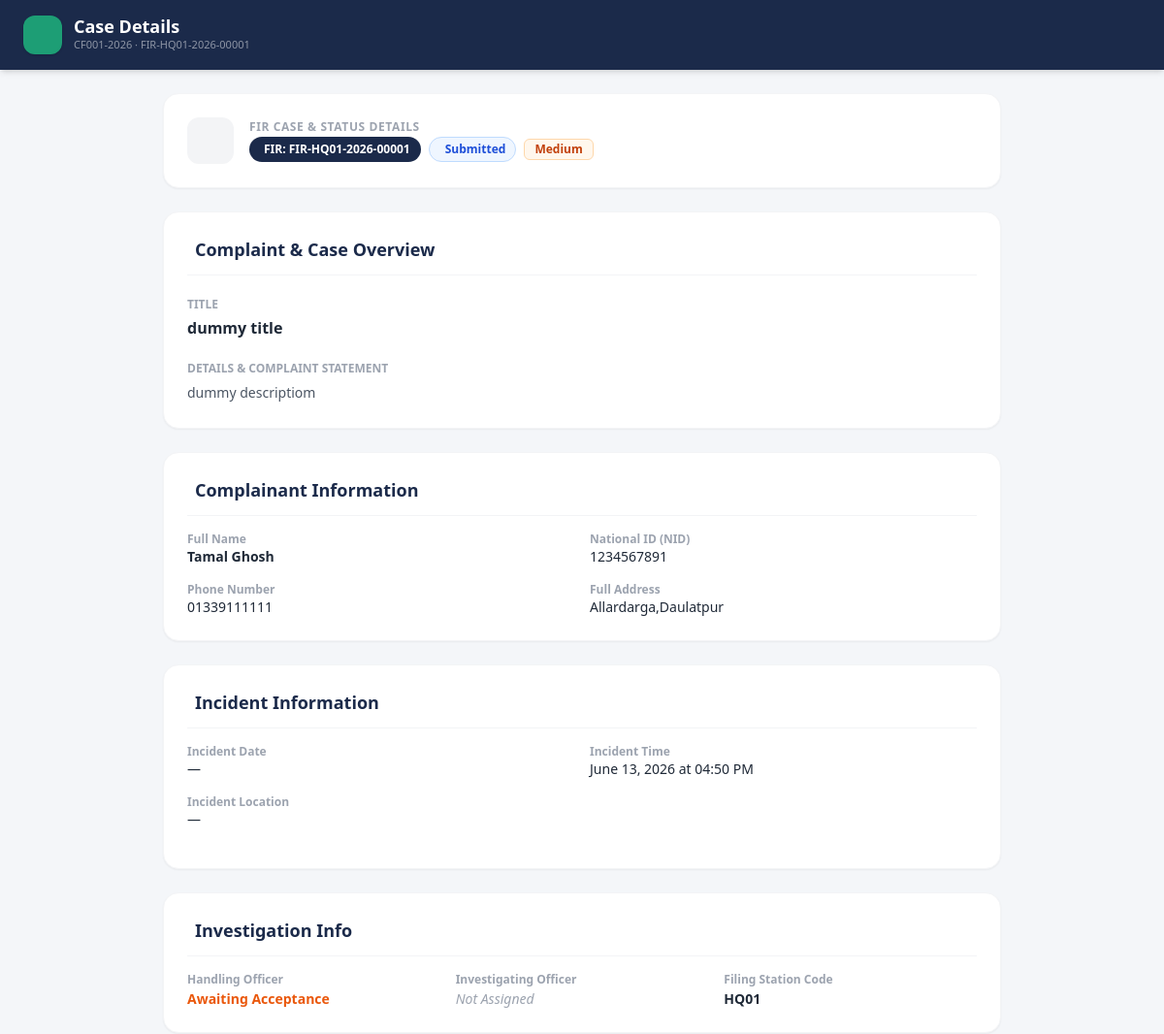
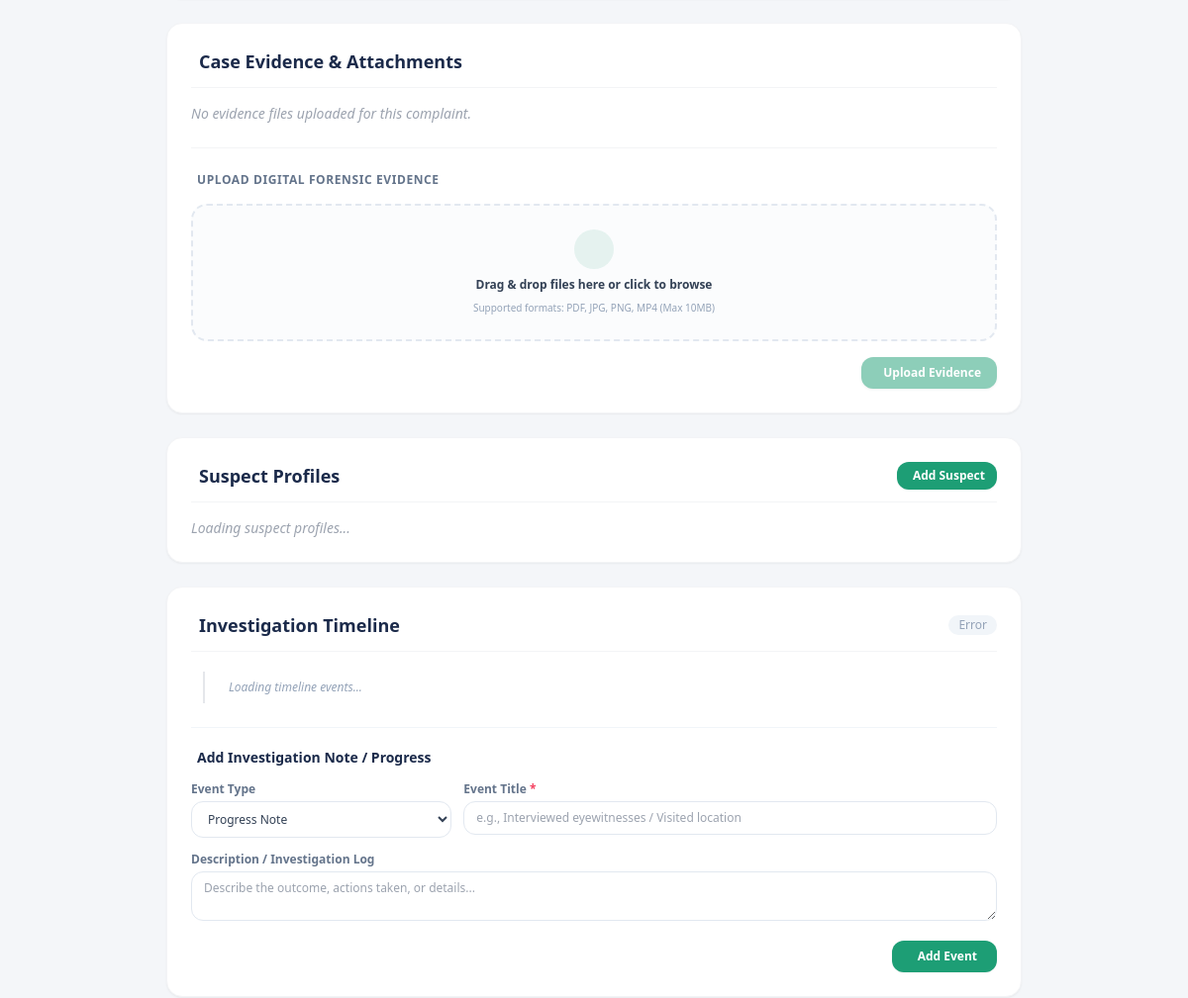
The page /case-details.php?id=1 (signed in, upper part) on the database as committed earlier (2 pictures, top to bottom).
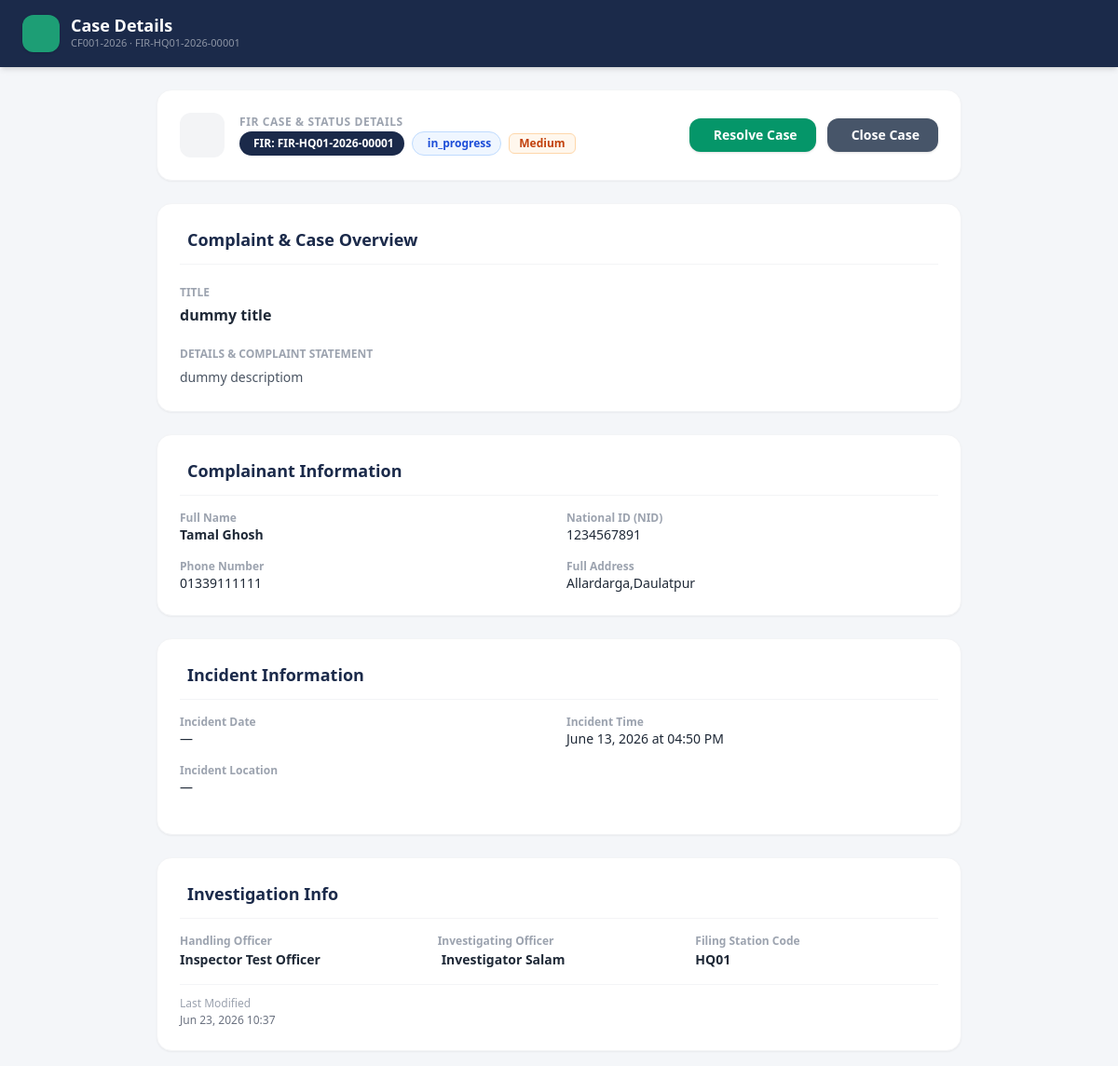
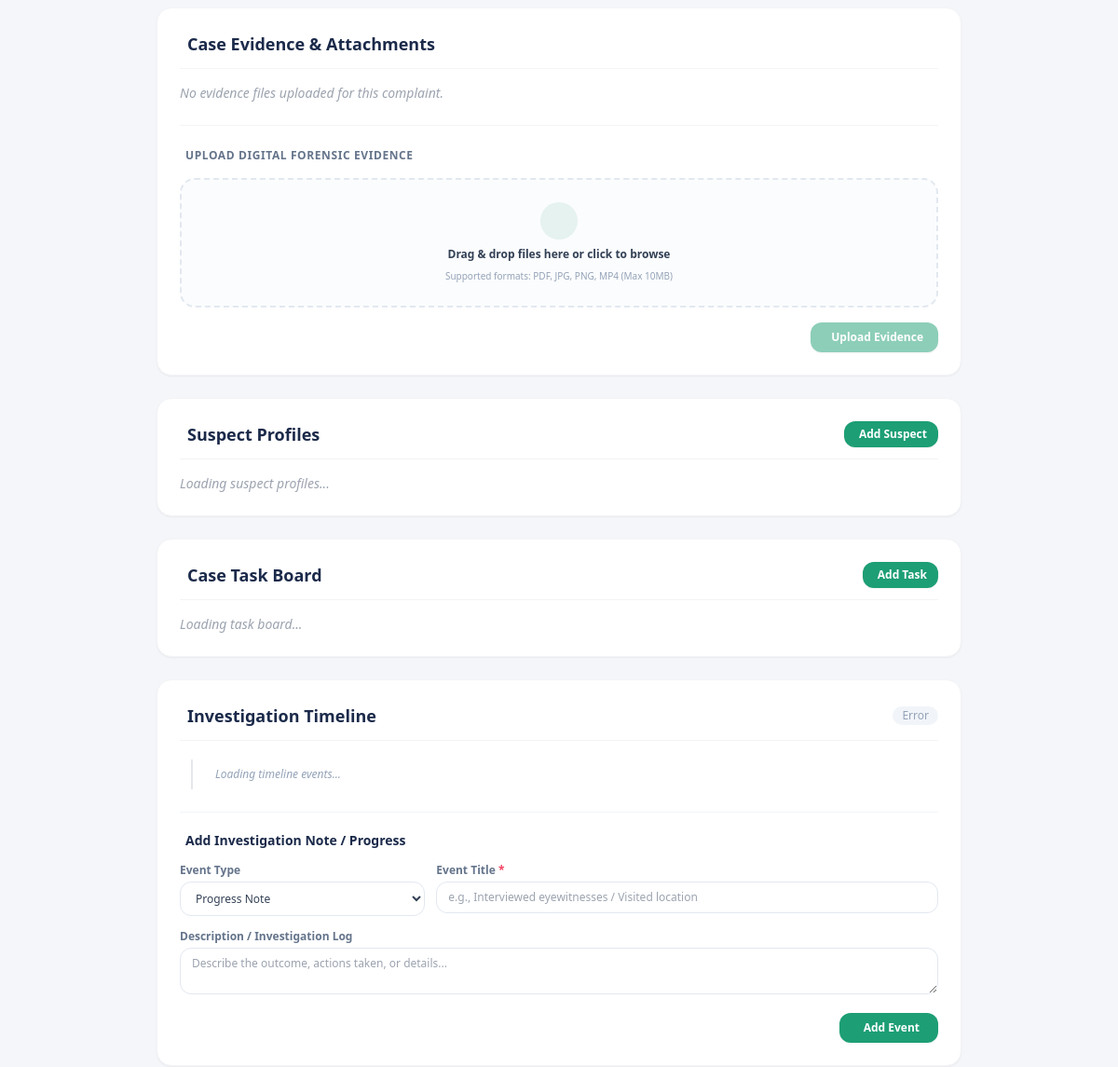
The same page on the database as committed later (2 pictures, top to bottom).
### tables this page shows
CREATE TABLE cases (
            id              INTEGER PRIMARY KEY AUTOINCREMENT,
            citizen_id      INTEGER NOT NULL,
            case_number     TEXT    NOT NULL UNIQUE,
            title           TEXT    NOT NULL,
            description     TEXT    NOT NULL,
            status          TEXT    NOT NULL DEFAULT 'open' CHECK(status IN ('open','in_progress','resolved','closed')),
            priority        TEXT    NOT NULL DEFAULT 'low' CHECK(priority IN ('low','medium','high')),
            created_at      TEXT    NOT NULL DEFAULT (datetime('now')), fir_number TEXT, complainant_name TEXT, complainant_nid TEXT, complainant_phone TEXT, complainant_address TEXT, incident_date TEXT, incident_time TEXT, incident_location TEXT, incident_description TEXT, sections_applied TEXT, witness_details TEXT, officer_id INTEGER, station_code TEXT, investigating_officer TEXT, modified_by INTEGER, modified_at TEXT, investigator_id INTEGER,
            FOREIGN KEY (citizen_id) REFERENCES citizens(id) ON DELETE CASCADE
        );

### case-details.php (the view, shortened to what the changed rows need)
<?php
$db = get_db();
$caseId = isset($_GET['id']) ? (int)$_GET['id'] : 0;
try {
    $stmt = $db->prepare("
        SELECT c.*,
               COALESCE(o.full_name, u_off.full_name) as officer_name,
               COALESCE(ct.full_name, u_cit.full_name) as citizen_name,
               COALESCE(ct.phone, u_cit.phone) as citizen_phone,
               COALESCE(ct.email, u_cit.email) as citizen_email,
               COALESCE(ct.national_id, u_cit.national_id) as citizen_nid,
               COALESCE(ct.address, u_cit.address) as citizen_address
        FROM cases c
        LEFT JOIN officers o ON c.officer_id = o.id
        LEFT JOIN citizens ct ON c.citizen_id = ct.id
        LEFT JOIN users u_cit ON c.citizen_id = u_cit.id
        LEFT JOIN users u_off ON c.officer_id = u_off.id
        WHERE c.id = ?
    ");
    $stmt->execute([$caseId]);
    $case = $stmt->fetch();
    $role = $_SESSION['role'] ?? '';
    $currentUserRole = $role;
    $currentUserId = 0;
    if (!empty($_SESSION['officer_id'])) {
        $currentUserId = (int)$_SESSION['officer_id'];
    } elseif (!empty($_SESSION['user_id'])) {
        $currentUserId = (int)$_SESSION['user_id'];
    } elseif (!empty($_SESSION['citizen_id'])) {
        $currentUserId = (int)$_SESSION['citizen_id'];
    }
    $hasFullInvestigationAccess = false;
    if ($currentUserRole === 'Admin' || $currentUserRole === 'Officer' || $currentUserRole === 'FIR Officer' || $currentUserRole === 'Supervisor') {
        $hasFullInvestigationAccess = true;
    } elseif ($currentUserRole === 'Investigator') {
        if ((int)$case['investigator_id'] === $currentUserId) {
            $hasFullInvestigationAccess = true;
        }
    }
} catch (PDOException $e) {
    die("Database error: " . $e->getMessage());
}
?>
<!DOCTYPE html>
<html lang="en">
<head>
<link rel="stylesheet" href="https://cdn.jsdelivr.net/npm/@tabler/icons-webfont@3.19.0/dist/tabler-icons.min.css">
<script src="https://cdn.tailwindcss.com"></script>
</head>
<body class="bg-[#F4F6F9] min-h-screen flex flex-col justify-between">
  <div class="flex-grow">
<header class="bg-navy text-white shadow-md">
  <div class="max-w-7xl mx-auto px-6 py-4 flex flex-wrap items-center justify-between gap-4">
    <div class="flex items-center gap-3">
      <div>
        <h1 class="text-lg font-bold leading-none">Case Details</h1>
        <p class="text-[11px] text-white/50 mt-0.5"><?= htmlspecialchars($case['case_number']) ?> <?php if(!empty($case['fir_number'])) echo "· " . htmlspecialchars($case['fir_number']); ?></p>
      </div>
    </div>
  </div>
</header>
<main class="max-w-4xl mx-auto px-4 py-6">
  <div class="bg-white rounded-2xl shadow-sm border border-gray-100 p-6 mb-6 flex flex-wrap items-center justify-between gap-4">
    <div class="flex items-center gap-4">
      <div>
        <div class="flex flex-wrap items-center gap-2 mt-0.5">
          <span class="inline-flex items-center gap-1 px-2.5 py-1 rounded-full text-xs font-bold border bg-navy text-white border-navy/20">
            <i class="ti ti-file-text"></i> FIR: <?= htmlspecialchars($case['fir_number'] ?: 'Pending Registration') ?>
          </span>
          <?= statusBadge($case['status']) ?>
          <?= priorityBadge($case['priority']) ?>
        </div>
      </div>
    </div>
    <div class="flex items-center gap-3">
      <?php
        $canChangeCaseStatus = false;
        if ($role === 'Admin' || $role === 'Officer' || !empty($_SESSION['officer_id'])) {
            $canChangeCaseStatus = true;
        } elseif ($role === 'Investigator' && (int)$case['investigator_id'] === (int)$_SESSION['user_id']) {
            $canChangeCaseStatus = true;
        }
        if ($canChangeCaseStatus && $case['investigator_id'] !== null):
      ?>
        <?php if ($case['status'] === 'resolved' || $case['status'] === 'closed'): ?>
          <button onclick="updateCaseStatus('in_progress', this)" class="bg-blue-50 text-blue-600 hover:bg-blue-100 px-5 py-2 rounded-xl text-sm font-semibold flex items-center gap-1.5 transition">
            <i class="ti ti-rotate-clockwise"></i> Reopen Case
          </button>
        <?php else: ?>
          <button onclick="updateCaseStatus('resolved', this)" class="bg-emerald-600 hover:bg-emerald-700 text-white px-5 py-2 rounded-xl text-sm font-semibold flex items-center gap-1.5 transition shadow">
            <i class="ti ti-circle-check"></i> Resolve Case
          </button>
          <button onclick="updateCaseStatus('closed', this)" class="bg-slate-600 hover:bg-slate-700 text-white px-5 py-2 rounded-xl text-sm font-semibold flex items-center gap-1.5 transition shadow">
            <i class="ti ti-square-x"></i> Close Case
          </button>
        <?php endif; ?>
      <?php endif; ?>
    </div>
  </div>
  <div class="max-w-4xl mx-auto space-y-6">
      <div class="bg-white rounded-2xl shadow-sm border border-gray-100 p-6">
        <h2 class="text-navy font-bold text-lg border-b border-gray-100 pb-3 mb-4 flex items-center gap-2">
          <i class="ti ti-file-description text-accent"></i> Complaint & Case Overview
        </h2>
        <div class="space-y-4">
          <div>
            <span class="text-xs font-semibold text-gray-400 uppercase">Title</span>
            <p class="text-gray-800 font-semibold text-base mt-0.5"><?= htmlspecialchars($case['title']) ?></p>
          </div>
          <div>
            <span class="text-xs font-semibold text-gray-400 uppercase">Details & Complaint Statement</span>
            <p class="text-gray-600 text-sm mt-1 whitespace-pre-line leading-relaxed"><?= htmlspecialchars($case['description']) ?></p>
          </div>
        </div>
      </div>
      <div class="bg-white rounded-2xl shadow-sm border border-gray-100 p-6">
        <h2 class="text-navy font-bold text-lg border-b border-gray-100 pb-3 mb-4 flex items-center gap-2">
          <i class="ti ti-user-circle text-accent"></i> Complainant Information
        </h2>
      </div>
      <div class="bg-white rounded-2xl shadow-sm border border-gray-100 p-6">
        <h2 class="text-navy font-bold text-lg border-b border-gray-100 pb-3 mb-4 flex items-center gap-2">
          <i class="ti ti-map-pin text-accent"></i> Incident Information
        </h2>
        <div class="grid grid-cols-1 sm:grid-cols-2 gap-4 text-sm mb-4">
          <div>
            <span class="text-xs text-gray-400 font-semibold block">Incident Time</span>
            <span class="text-gray-800 font-medium"><?php
              $dispTime = '—';
              if (!empty($case['incident_time'])) {
                  if (!empty($case['incident_date'])) {
                      $dispTime = date('F d, Y', strtotime($case['incident_date'])) . ' at ' . htmlspecialchars($case['incident_time']);
                  } else {
                      $dispTime = htmlspecialchars($case['incident_time']);
                  }
              } elseif (!empty($case['created_at'])) {
                  $dispTime = date('F d, Y \a\t h:i A', strtotime($case['created_at'] . ' UTC'));
              }
              echo $dispTime;
            ?></span>
          </div>
          <div class="sm:col-span-2">
            <span class="text-xs text-gray-400 font-semibold block">Incident Location</span>
            <span class="text-gray-800 font-medium"><?= htmlspecialchars($case['incident_location'] ?? '—') ?></span>
          </div>
        </div>
      </div>
      <div class="bg-white rounded-2xl shadow-sm border border-gray-100 p-6">
        <h2 class="text-navy font-bold text-lg border-b border-gray-100 pb-3 mb-4 flex items-center gap-2">
          <i class="ti ti-user-shield text-accent"></i> Investigation Info
        </h2>
        <div class="grid grid-cols-1 sm:grid-cols-3 gap-4 text-sm">
          <div>
            <span class="text-xs text-gray-400 font-semibold block">Handling Officer</span>
            <?php if ($case['officer_id'] !== null): ?>
              <div class="font-semibold text-gray-800 mt-0.5">
                <?= htmlspecialchars($case['officer_name'] ?? 'Officer #' . $case['officer_id']) ?>
              </div>
            <?php else: ?>
              <span class="text-orange-600 font-semibold block mt-0.5">Awaiting Acceptance</span>
            <?php endif; ?>
          </div>
          <div>
            <span class="text-xs text-gray-400 font-semibold block">Investigating Officer</span>
            <?php if (!empty($case['investigating_officer'])): ?>
              <div class="font-semibold text-gray-800 flex items-center gap-1 mt-0.5">
                <?= htmlspecialchars($case['investigating_officer']) ?>
              </div>
            <?php else: ?>
              <span class="text-gray-400 italic block mt-0.5">Not Assigned</span>
            <?php endif; ?>
          </div>
          <div>
            <span class="text-xs text-gray-400 font-semibold block">Filing Station Code</span>
            <span class="font-semibold text-gray-800 mt-0.5 block"><?= htmlspecialchars($case['station_code'] ?? 'HQ01') ?></span>
          </div>
          <?php if (!empty($case['modified_at'])): ?>
            <div class="sm:col-span-3 border-t border-gray-100 pt-3">
              <span class="text-xs text-gray-400 block">Last Modified</span>
              <span class="text-gray-500 font-medium text-xs block mt-0.5"><?= date('M d, Y H:i', strtotime($case['modified_at'])) ?></span>
            </div>
          <?php endif; ?>
        </div>
      </div>
      <div class="bg-white rounded-2xl shadow-sm border border-gray-100 p-6">
        <h2 class="text-navy font-bold text-lg border-b border-gray-100 pb-3 mb-4 flex items-center gap-2">
          <i class="ti ti-paperclip text-accent"></i> Case Evidence & Attachments
        </h2>
      </div>
      <div class="bg-white rounded-2xl shadow-sm border border-gray-100 p-6">
        <div class="flex items-center justify-between border-b border-gray-100 pb-3 mb-4">
          <h2 class="text-navy font-bold text-lg flex items-center gap-2">
            <i class="ti ti-users text-accent"></i> Suspect Profiles
          </h2>
        </div>
      </div>
      <?php
        $showTaskBoard = false;
        if ($role !== 'Citizen') {
            if ($case['investigator_id'] !== null) {
                $showTaskBoard = true;
            }
        }
        if ($showTaskBoard):
      ?>
      <div class="bg-white rounded-2xl shadow-sm border border-gray-100 p-6">
        <div class="flex items-center justify-between border-b border-gray-100 pb-3 mb-4">
          <h2 class="text-navy font-bold text-lg flex items-center gap-2">
            <i class="ti ti-layout-board text-accent"></i> Case Task Board
          </h2>
          <?php
            if ($hasFullInvestigationAccess):
          ?>
            <button onclick="openTaskModal()" class="bg-accent hover:bg-accent-dark text-white px-3 py-1.5 rounded-xl text-xs font-semibold flex items-center gap-1 transition shadow-sm">
              <i class="ti ti-plus text-sm"></i> Add Task
            </button>
          <?php endif; ?>
        </div>
        <div id="task-board-container" class="grid grid-cols-1 md:grid-cols-3 gap-4">
          <p class="text-gray-400 text-sm italic">Loading task board...</p>
        </div>
      </div>
      <?php endif; ?>
      <div class="bg-white rounded-2xl shadow-sm border border-gray-100 p-6">
        <h2 class="text-navy font-bold text-lg border-b border-gray-100 pb-3 mb-5 flex items-center justify-between gap-2">
          <span class="flex items-center gap-2">
            <i class="ti ti-history text-accent"></i> Investigation Timeline
          </span>
          <span class="text-xs font-normal text-slate-400 bg-slate-100 px-2.5 py-0.5 rounded-full" id="timeline-count">Loading timeline...</span>
        </h2>
      </div>
  </div>
</main>
<?php
function statusBadge(string $status): string {
    $map = [
        'Submitted'     => ['bg-blue-50 text-blue-700 border-blue-200', 'ti-send', 'Submitted'],
        'open'          => ['bg-blue-50 text-blue-700 border-blue-200', 'ti-send', 'Submitted'],
        'Under Review'  => ['bg-orange-50 text-orange-700 border-orange-200', 'ti-eye', 'Under Review'],
        'Registered'    => ['bg-green-50 text-green-700 border-green-200', 'ti-circle-check', 'Registered'],
        'Rejected'      => ['bg-red-50 text-red-700 border-red-200', 'ti-x', 'Rejected'],
    ];
    [$cls, $ico, $lbl] = $map[$status] ?? [$map['Submitted'][0], $map['Submitted'][1], $status];
    return "<span class=\"inline-flex items-center gap-1.5 px-2.5 py-1 rounded-full text-xs font-semibold border {$cls}\"><i class=\"ti {$ico}\"></i> {$lbl}</span>";
}
function priorityBadge(string $priority): string {
    $map = [
        'low'    => ['bg-gray-100 text-gray-600 border-gray-200', 'Low'],
        'medium' => ['bg-orange-50 text-orange-700 border-orange-200', 'Medium'],
        'high'   => ['bg-red-50 text-red-700 border-red-200', 'High'],
    ];
    [$cls, $lbl] = $map[$priority] ?? [$map['low'][0], ucfirst($priority)];
    return "<span class=\"inline-flex items-center px-2.5 py-0.5 rounded-md text-xs font-semibold border {$cls}\">{$lbl}</span>";
}
?>
  </div>
</body>
</html>

Rows that differ between the two databases and show on the page:
changed cases "dummy title": investigator_id empty → 3 (drawn); officer_id empty → 3 (drawn); investigating_officer (not shown) → "Investigator Salam"; modified_at (not shown) → "Jun 23, 2026 10:37"
Other text that changed with them:
$lbl: "Submitted" → "in_progress"
$case['officer_name']: (not shown) → "Inspector Test Officer"
text no longer shown: "Awaiting Acceptance Not Assigned"
text now shown: "Resolve Case Close Case Last Modified Case Task Board Add Task Loading task board..."
